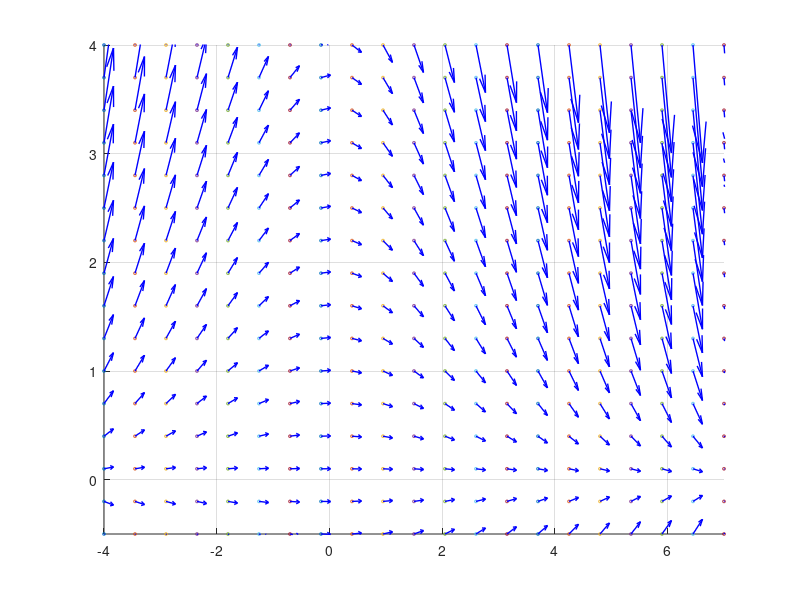

This chart was generated by the following MATLAB code:
% Activity 4: plotting direction fields.
% The direction field for a differential equation dy/dx=f(x,y) is
% the same as the vector field given by A=1, B=f(x,y)

clc
clf
hold on
grid on

%We'll plot our vector field for a<=x<=b and x<=y<=d
%over the grid of dimensions (m+1) by (n+1).
%First, we initialize parameters (so it's easier to change them in future)
%and then use the meshgrid command. We'll plot the grid too.

a=-4; b=7; c=-0.5; d=4; m=20; n=15;
[x y]=meshgrid(a:(b-a)/m:b,c:(d-c)/n:d);
plot(x,y,'o','markersize',2)

%The following code introduces A and B as explicit expressions in x and y

f=@(x,y)-x.*y./4; %it's important to use .* and ./ instead of just * and /

A=@(x,y)x-x+1;    %adding x-x is needed to sync the dimensions of A and x

B=@(x,y)f(x,y);

%Now we'll plot the slope field
%Notice the additional argument 2 of the quiver function - it makes each
%little arrow twice as long as it is supposed to be otherwise. Without it,
%some arrows will be too small (of course, now some of them are too big)

quiver(x,y,A(x,y),B(x,y),2,'linewidth',1,'color','blue','linewidth',1)

axis([a b c d])
